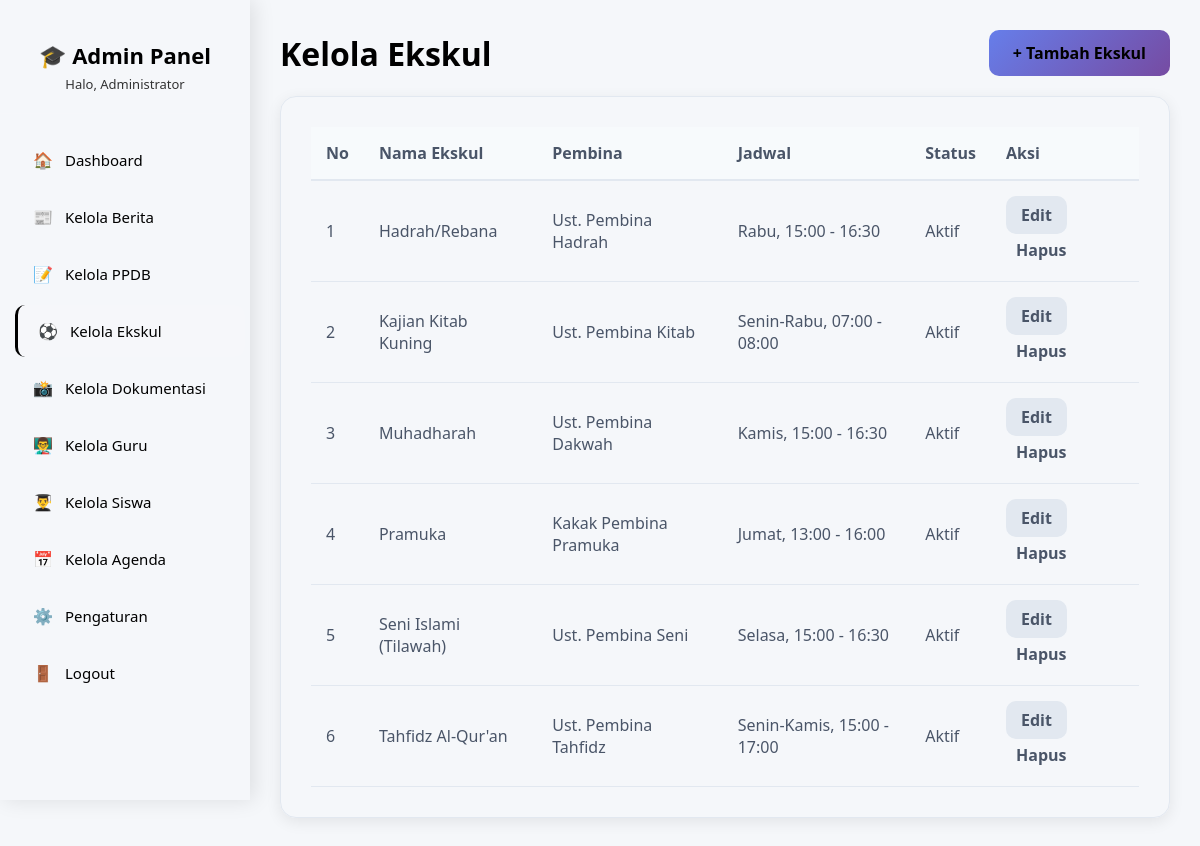
Screenshot of /admin/ekskul.php (signed in) with the database file from the repository.
### tables this page shows
CREATE TABLE IF NOT EXISTS ekskul (
    id INT AUTO_INCREMENT PRIMARY KEY,
    nama_ekskul VARCHAR(100) NOT NULL,
    deskripsi TEXT,
    pembina VARCHAR(100),
    jadwal_hari VARCHAR(50),
    jadwal_waktu VARCHAR(50),
    gambar VARCHAR(255),
    kategori ENUM('umum', 'pesantren') DEFAULT 'umum',
    status ENUM('aktif', 'nonaktif') DEFAULT 'aktif',
    created_at TIMESTAMP DEFAULT CURRENT_TIMESTAMP,
    updated_at TIMESTAMP DEFAULT CURRENT_TIMESTAMP ON UPDATE CURRENT_TIMESTAMP
);

### includes/db.php (called while the page is built, shortened)
<?php
try {
    $conn = new mysqli(DB_HOST, DB_USER, DB_PASS, DB_NAME);
    $conn->set_charset("utf8mb4");
} catch (Exception $e) {
    die("Error: " . $e->getMessage());
}
function query($sql) {
    global $conn;
    $result = $conn->query($sql);
    return $result;
}
function fetch_all($result) {
    $data = [];
    while ($row = $result->fetch_assoc()) {
        $data[] = $row;
    }
    return $data;
}
?>

### admin/ekskul.php (the view, shortened to what this page needs)
<?php
require_once '../includes/db.php';
$sql_ekskul = "SELECT * FROM ekskul ORDER BY nama_ekskul ASC";
$result_ekskul = query($sql_ekskul);
$ekskul_list = fetch_all($result_ekskul);
?>
<!DOCTYPE html>
<html lang="id">
<head>
    <link rel="stylesheet" href="../assets/css/admin.css">
</head>
<body>
    <div class="admin-layout">
        <div class="admin-sidebar">
            <div class="admin-sidebar-header">
                <h3>🎓 Admin Panel</h3>
                <p>Halo, <?php echo $_SESSION['admin_nama']; ?></p>
            </div>
            <ul class="admin-menu">
                <li><a href="dashboard.php">Dashboard</a></li>
                <li><a href="berita.php">Kelola Berita</a></li>
                <li><a href="ppdb.php">Kelola PPDB</a></li>
                <li><a href="ekskul.php" class="active">Kelola Ekskul</a></li>
                <li><a href="dokumentasi.php">Kelola Dokumentasi</a></li>
                <li><a href="guru.php">Kelola Guru</a></li>
                <li><a href="siswa.php">Kelola Siswa</a></li>
                <li><a href="agenda.php">Kelola Agenda</a></li>
                <li><a href="pengaturan.php">Pengaturan</a></li>
                <li><a href="logout.php" style="color: var(--danger-color);">Logout</a></li>
            </ul>
        </div>
        <div class="admin-content">
            <div class="d-flex justify-between align-center mb-2">
                <h1>Kelola Ekskul</h1>
                <a href="ekskul-tambah.php" class="btn btn-primary">+ Tambah Ekskul</a>
            </div>
            <div class="content-card">
                <table>
                    <thead><tr><th>No</th><th>Nama Ekskul</th><th>Pembina</th><th>Jadwal</th><th>Status</th><th>Aksi</th></tr></thead>
                    <tbody>
                        <?php $no=1; foreach($ekskul_list as $ekskul): ?>
                        <tr>
                            <td><?php echo $no++; ?></td>
                            <td><?php echo $ekskul['nama_ekskul']; ?></td>
                            <td><?php echo $ekskul['pembina']; ?></td>
                            <td><?php echo $ekskul['jadwal_hari'].', '.$ekskul['jadwal_waktu']; ?></td>
                            <td><?php echo ucfirst($ekskul['status']); ?></td>
                            <td><a href="ekskul-edit.php?id=<?php echo $ekskul['id']; ?>" class="btn btn-secondary" style="padding: 8px 15px;">Edit</a> <a href="ekskul.php?delete=<?php echo $ekskul['id']; ?>" class="btn btn-primary" style="padding:5px 10px;background:var(--danger-color);" data-confirm="Hapus?">Hapus</a></td>
                        </tr>
                        <?php endforeach; ?>
                    </tbody>
                </table>
            </div>
        </div>
    </div>
</body>
</html>

### assets/css/admin.css (style rules this page uses)
* { margin: 0; padding: 0; box-sizing: border-box; }
body { font-family: 'Segoe UI', Tahoma, Geneva, Verdana, sans-serif; background: #f5f7fa; }
.admin-layout { display: flex; min-height: 100vh; }
.admin-sidebar { width: 260px; background: linear-gradient(180deg, #667eea 0%, #764ba2 100%); color: var(--white); padding: 0; position: fixed; height: 100vh; overflow-y: auto; box-shadow: 4px 0 20px rgba(0,0,0,0.1); }
.admin-sidebar-header { padding: 30px 20px; text-align: center; border-bottom: 1px solid rgba(255,255,255,0.1); margin-bottom: 20px; }
.admin-sidebar-header h3 { font-size: 22px; font-weight: 700; margin-bottom: 5px; }
.admin-sidebar-header p { font-size: 13px; opacity: 0.8; }
.admin-menu { list-style: none; padding: 0 10px; }
.admin-menu li { margin-bottom: 5px; }
.admin-menu li a { display: flex; align-items: center; padding: 14px 18px; color: var(--white); text-decoration: none; border-radius: 10px; transition: all 0.3s ease; font-size: 15px; }
.admin-menu li a:hover, .admin-menu li a.active { background: rgba(255,255,255,0.2); transform: translateX(5px); }
.admin-menu li a::before { content: '📌'; margin-right: 12px; font-size: 16px; }
.admin-menu li a[href*="dashboard"]::before { content: '🏠'; }
.admin-menu li a[href*="berita"]::before { content: '📰'; }
.admin-menu li a[href*="ppdb"]::before { content: '📝'; }
.admin-menu li a[href*="ekskul"]::before { content: '⚽'; }
.admin-menu li a[href*="dokumentasi"]::before { content: '📸'; }
.admin-menu li a[href*="guru"]::before { content: '👨‍🏫'; }
.admin-menu li a[href*="siswa"]::before { content: '👨‍🎓'; }
.admin-menu li a[href*="agenda"]::before { content: '📅'; }
.admin-menu li a[href*="pengaturan"]::before { content: '⚙️'; }
.admin-menu li a[href*="logout"]::before { content: '🚪'; }
.admin-content { margin-left: 260px; padding: 40px; flex: 1; background: #f5f7fa; }
.content-card { background: var(--white); padding: 30px; border-radius: 16px; box-shadow: 0 4px 15px rgba(0,0,0,0.08); margin-bottom: 30px; border: 1px solid #e2e8f0; }
table { width: 100%; border-collapse: collapse; }
table th { background: #f7fafc; padding: 15px; text-align: left; font-weight: 600; color: #4a5568; border-bottom: 2px solid #e2e8f0; }
table td { padding: 15px; border-bottom: 1px solid #e2e8f0; color: #4a5568; }
.btn { padding: 12px 24px; border-radius: 10px; font-weight: 600; cursor: pointer; border: none; transition: all 0.3s ease; text-decoration: none; display: inline-block; }
.btn-primary { background: linear-gradient(135deg, #667eea 0%, #764ba2 100%); color: var(--white); }
.btn-secondary { background: #e2e8f0; color: #4a5568; }
.d-flex { display: flex; }
.justify-between { justify-content: space-between; }
.align-center { align-items: center; }
.mb-2 { margin-bottom: 20px; }

### admin/ekskul.php (style rules this page uses)
.admin-layout { display: flex; min-height: 100vh; }
.admin-sidebar { width: 250px; background: var(--dark-color); color: var(--white); padding: 20px 0; position: fixed; height: 100vh; overflow-y: auto; }
.admin-sidebar-header { padding: 20px; text-align: center; border-bottom: 1px solid rgba(255,255,255,0.1); margin-bottom: 20px; }
.admin-menu { list-style: none; }
.admin-menu li a { display: block; padding: 15px 20px; color: var(--white); text-decoration: none; border-left: 3px solid transparent; }
.admin-menu li a:hover, .admin-menu li a.active { background: rgba(255,255,255,0.1); border-left-color: var(--accent-color); }
.admin-content { margin-left: 250px; padding: 30px; flex: 1; }

### rows the page displays
ekskul: nama_ekskul "Hadrah/Rebana", pembina "Ust. Pembina Hadrah", jadwal_hari "Rabu", jadwal_waktu "15:00 - 16:30", status "Aktif"
ekskul: nama_ekskul "Kajian Kitab Kuning", pembina "Ust. Pembina Kitab", jadwal_hari "Senin-Rabu", jadwal_waktu "07:00 - 08:00", status "Aktif"
ekskul: nama_ekskul "Muhadharah", pembina "Ust. Pembina Dakwah", jadwal_hari "Kamis", jadwal_waktu "15:00 - 16:30", status "Aktif"
ekskul: nama_ekskul "Pramuka", pembina "Kakak Pembina Pramuka", jadwal_hari "Jumat", jadwal_waktu "13:00 - 16:00", status "Aktif"
ekskul: nama_ekskul "Seni Islami (Tilawah)", pembina "Ust. Pembina Seni", jadwal_hari "Selasa", jadwal_waktu "15:00 - 16:30", status "Aktif"
ekskul: nama_ekskul "Tahfidz Al-Qur'an", pembina "Ust. Pembina Tahfidz", jadwal_hari "Senin-Kamis", jadwal_waktu "15:00 - 17:00", status "Aktif"

### other values shown
$_SESSION['admin_nama'] "Administrator"
